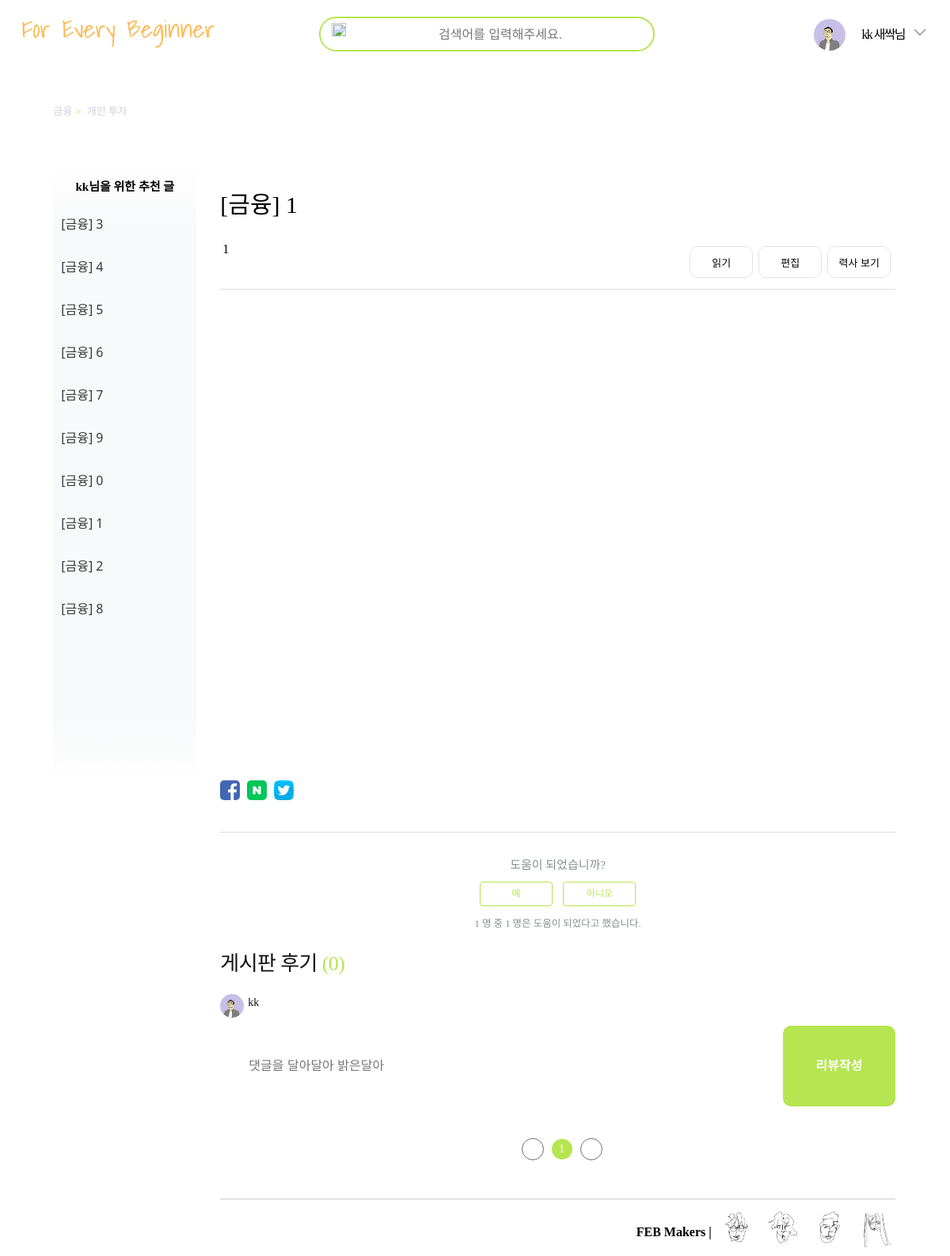
/mainPage/1/post/1/ (signed in), run on the app's committed database.
### accounts/models.py (models this page shows, shortened)
class Profile(models.Model):
    user = models.OneToOneField(User, on_delete=models.CASCADE)
    password = models.CharField(max_length=64, verbose_name="비밀번호")
    email = models.EmailField(verbose_name="email", max_length=60)
    interest = models.CharField(verbose_name='interest', max_length=200)
    date_joined = models.DateTimeField(verbose_name="date joined", auto_now_add=True)
    last_login = models.DateTimeField(verbose_name="last joined", auto_now=True)
    is_admin = models.BooleanField(default=False)
    is_active = models.BooleanField(default=True)
    profile_image = models.ImageField(max_length=255, upload_to="img/", null=True, blank=True, default="img/Bin.png")

### blogPosts/models.py (models this page shows, shortened)
class Post(models.Model):
    section = models.CharField(max_length=256, null=True)
    sub_section = models.CharField(max_length=256, null=True)
    title = models.CharField(max_length=256)
    brief_description = models.CharField(max_length=256, null=True)
    image = models.ImageField(upload_to='feed_image', blank = True, null=True)
    content = models.TextField()
    created_at = models.DateTimeField(default=timezone.now)
    updated_at = models.DateTimeField(blank=True, null=True)
    like_dislike = models.ManyToManyField(User, blank=True, related_name='like_posts', through='LikeOrDislike')
    edit_users = models.ManyToManyField(User, blank=True, related_name = 'post_editors', through = 'Editors')
    def get_total_like(self):
        return LikeOrDislike.objects.filter(post_id = self.id, like=True).count()

### blogPosts/views.py (the view)
# urls.py: path('<int:id>/post/<int:rid>/', views.show, name= 'show'),
def show(request, id, rid) : ### 여기서 (request, id) 이 정보는 어디서 받아오고 있는가?
    post = Post.objects.get(id = rid)
    sections = bring_section_data_form_json(id)
    comments = post.comment_set.all().order_by('-created_at')
    posts = Post.objects.all()
    titles = []
    categoryId = []
    rId = []
    for each in posts:
        categoryId.append(sections_dict[each.section])
        rId.append(each.id)
        titles.append(each.title)
    interest_id = random.randrange(1,9)
    temp = list(sections_dict.keys())
    interest = temp[interest_id-1]
    if (request.user.is_authenticated):
        interest = request.user.profile.interest
        interest_id = sections_dict[interest]
    interest_posts = Post.objects.filter(section=interest)
    interest_posts_inorder = sorted(interest_posts, key=lambda x: x.get_total_like())
    interest_posts_inorder_top_ten = interest_posts_inorder[0:10]
    return render(request, 'blogPosts/textPage.html', {'post':post, 'id': id, 'sections':sections, 'comments':comments, 'titles':titles, 'categoryId' : categoryId, 'rId' : rId, 'interest_posts_inorder_top_ten' : interest_posts_inorder_top_ten, 'interest_id': interest_id})

### blogPosts/views.py (called while the page is built)
def bring_section_data_form_json(id) :
    id = id - 1
    file_path = os.path.join(settings.STATIC_ROOT, 'blogPosts/json/page_section_info.json')
    mainPageInfo_json_data = open(file_path, encoding='UTF-8')
    mainPageInfo_data = json.load(mainPageInfo_json_data)
    data_id = mainPageInfo_data[id]['id']
    section = mainPageInfo_data[id]['section']
    sub_section = mainPageInfo_data[id]['subSection']
    photo_dir = mainPageInfo_data[id]['photo_dir']
    sections = Page_Sections()
    sections.setdata(data_id, section, sub_section, photo_dir)
    return sections

    def setdata(self, data_id, section, sub_section, photo_dir) :
        self.data_id = data_id
        self.section = section
        self.sub_section = sub_section
        self.photo_dir = photo_dir

### blogPosts/templates/blogPosts/textPage.html (shortened to what this page needs)
{% extends 'base.html' %}
{% load static %}
{% block content %}
  <body class="text-body">
    <div class="container">
      <div class = "homeMiddle">
        <div class = "search">
          <div class = "search_inside">
            <div class = "magnifying-icon">
              <img src="{%static 'blogPosts/img/magnifying_glass2.png'%}" />
            </div>
            <div class="search_input">
              <form autocomplete="off">
                <div class="autocomplete" style="width:300px;">
                  <input href="javascript:;" onclick="load_titles({{titles}}, {{categoryId}}, {{rId}});" id="myInput" type="text" name="myCountry" placeholder="검색어를 입력해주세요.">
                </div>
              </form>
            </div>
          </div>
        </div>
      </div>
      <nav class="sub-nav">
        <ol class="breadcrumbs">
          <li title="금융">
            <a href = 'http://127.0.0.1:8000/' >  {{post.section}}</a>
          </li>
          <li title="주식">
            <a href = 'http://127.0.0.1:8000/mainPage/{{sections.data_id}}'>{{post.sub_section}}</a>
          </li>
        </ol>
      </nav>
      <div class="article-container">
      {% if user.is_authenticated %}
        <section class="sidebar">
          {% if user.is_authenticated %}
            <h3>{{user.profile.email}}님을 위한 추천 글</h3>
          {% else %}
            <h3>새로운 새싹님을 위한 추천 글</h3>
          {% endif %}
          <ul>
            {%for interest_post in interest_posts_inorder_top_ten %}
            <li>
              <a href = "http://127.0.0.1:8000/mainPage/{{interest_id}}/post/{{interest_post.id}}/" class="list-item">[{{interest_post.section}}] {{interest_post.title}}</a>
            </li>
            {% endfor %}
          </ul>
        </section>
      {% endif %}
          <article class="article">
            <header class="article-header">
              <h1 class="article-title">[{{post.section}}] {{post.title}}</h1>
            </header>
          <table class="main_selector" align="center" width="100%">
            <td id="article-sub-title">
              <span>{{post.brief_description}}</span>
            </td>
            <td align="center">
              <button type="button" class="back" onClick="change_src('http://127.0.0.1:8000/mainPage/history/{{post.id}}/')">
                <div class="button_base
                b02_slide_in">
                  <div>력사 보기</div>
                  <div></div>
                </div>
              </button>
            </td>
            {% if user.is_authenticated %}
            <td align="center">
              <button type="button" class="back" onClick="change_src('http://127.0.0.1:8000/mainPage/update/{{post.id}}/')">
                <div class="button_base
                b02_slide_in">
                  <div>편집</div>
                  <div></div>
                </div>
              </button>
            </td>
            {% endif %}
            <td align="center">
              <button type="button" class="back" onClick="change_src('http://127.0.0.1:8000/mainPage/content/{{post.id}}')">
                <div class="button_base
                b02_slide_in">
                  <div>읽기</div>
                  <div></div>
                </div>
              </button>
            </td>
          </table>
          <iframe id='my_frame' src='http://127.0.0.1:8000/mainPage/content/{{post.id}}' style="width:100%; height:600px; border:none;"></iframe>
          <footer>
            <div class="article-footer">
              <div class="article-share">
                <ul class="share">
                  <li>
                    <a href="" onclick="window.open(url_combine_fb, '', 'scrollbars=no, width=600, height=600'); return false;">
                      <img src="{% static 'blogPosts/img/facebook.svg'%}" title="페이스북으로 공유하기" class="sharebtn_custom">
                    </a>
                  </li>
                  <li>
                    <a href="" onclick="window.open(url_combine_naver, '', 'scrollbars=no, width=600, height=600'); return false;">
                      <img src="{% static 'blogPosts/img/naver.png'%}" title="네이버로 공유하기" class="sharebtn_custom">
                    </a>
                  </li>
                  <li>
                    <a href="" onclick="window.open(url_combine_tw, '', 'scrollbars=no, width=600, height=600'); return false;">
                      <img src="{% static 'blogPosts/img/twitter.svg'%}" title="트위터로 공유하기" class="sharebtn_custom">
                    </a>
                  </li>
                </ul>
              </div>
            </div>
            <div class="article-votes">
              <span class="article-votes-question">도움이 되었습니까?</span>
              <div class="article-votes-controls">
                <a class="realButton" onclick="onClickLikeButton({{post.id}}, {{id}})" id="{{post.id}}-like-button">예</a>
                <a class="realButton" onclick="onClickDislikeButton({{post.id}}, {{id}})" id="{{post.id}}-dislike-button">아니오</a>
              <br>
              <small class="article-votes-count" id = "{{post.id}}-votes-count">
                <span class="article-vote-label">{{post.like_dislike.count}} 명 중 {{post.get_total_like}} 명은 도움이 되었다고 했습니다.</span>
              </small>
            <div class="article-review">
              <h2 id = "commentset-num">
                게시판 후기&nbsp;<em>({{post.comment_set.count}})</em>
              </h2>
              <div class="rv-1st">
                <div class="user-info">
                  <span class="img">
                    <div class="profile">
                      <img src = {{user.profile.profile_image.url}}>
                    </div>
                  </span>
                  <div class="txt">
                    <span class="username">{{user.profile.email}}</span>
                  </div>
                </div>
                <div class="content">
                  <div class="content-input">
                    <input name = "content" id="review-input-type" type="text" placeholder="댓글을 달아달아 밝은달아"/>
                  </div>
                  <button onclick = "onAddComment({{post.id}}, {{id}})" id="review-input-btn">리뷰작성</button>
                </div>
              </div>
              <div class="page-num">
                <a class="page l"></a>
                <a class="active">1</a>
                <a class="page r"></a>
              </div>
          </footer>
          <br>
          <section>
            <div class="main-footer">
              <h4>FEB Makers |&nbsp&nbsp</h4>
              <div class="footer-insta">
                <a href="https://www.instagram.com/seoseongq" >
                  <img id="insta-icon" src="{%static 'blogPosts/img/profile/ssk.jpg'%}"
                  /></a>&nbsp
                <a href="https://www.instagram.com/inkyu_o" >
                  <img id="insta-icon" src="{%static 'blogPosts/img/profile/oik.jpg'%}"
                  /></a>&nbsp
                <a href="https://www.instagram.com/_binthect_" >
                  <img id="insta-icon" src="{%static 'blogPosts/img/profile/yjb.jpg'%}"
                  /></a>&nbsp
                <a href="https://www.instagram.com/gdori__s2" >
                  <img id="insta-icon" src="{%static 'blogPosts/img/profile/lkw.jpg'%}"
                  /></a>
              </div>
            </div>
          </section>
        </article>
      </div>
    </div>
  </body>
{% endblock content%}

### blogPosts/templates/base.html (shortened to what this page needs)
<!DOCTYPE html>
<html>
  <head>
    {% load static %}
    <link rel="stylesheet" href="{% static 'blogPosts/css/base.css' %}">
    <link rel="stylesheet" href="{% static 'blogPosts/css/home.css' %}">
    <link rel="stylesheet" href="{% static 'blogPosts/css/main.css' %}">
    <link rel="stylesheet" href="{% static 'blogPosts/css/textPage.css' %}">
  </head>
  <body>
    <nav class="header">
      <div class="header-logo">
        <a href="/">
          <img src="{%static 'blogPosts/img/logo.png'%}" />
        </a>
      </div>
      <div class="header-menus">
          {% if user.is_authenticated %}
          <a>
            <div class="user-menu">
              <img class="user-photo" src = "{{user.profile.profile_image.url}}">
              <span>{{user.profile.email}} 새싹님</span>
              <button onclick = "onMypageElement()"><img class="click-icon" id = "click_icon" src="{%static 'blogPosts/img/down_arrow.svg'%}" dataup="{% static 'blogPosts/img/up_arrow.svg'%}" datadown="{% static 'blogPosts/img/down_arrow.svg' %}"/></button>
            </div>
          </a>
          {% endif %}
      </div>
    </nav>
  {% block content %}
  {% endblock %}
  </body>
</html>

### blogPosts/static/blogPosts/css/base.css (style rules this page uses)
.header { display: flex; justify-content: space-between; vertical-align: middle; margin: 0 auto; height: 40px; border: none !important; background-color: #fff; padding: 1rem 1rem; align-items: center !important; font-family: "Noto Sans KR"; }
.header-logo img { resize: both; width: 250px; height: 40px; text-align: center; }
.header-menus { text-align: center; display: inline; vertical-align: middle; }
.usermenu-control a { text-decoration: none; }
.user-menu .user-photo { box-sizing: border-box; width: 40px; height: 40px; border-radius: 50%; position: relative; overflow: hidden; margin-right: 20px; }
.header-menus .user-menu { display: flex; flex-direction: row; align-items: center!important; }
.header-menus .user-menu span { font-family: inherit; vertical-align: middle; letter-spacing: -.1rem; line-height: 1.5; box-sizing: border-box; font-family: inherit; font-weight: 500; }
.header-menus .user-menu button { font-family: inherit; vertical-align: middle; letter-spacing: -.1rem; line-height: 1.5; box-sizing: border-box; font-family: inherit; font-weight: 500; border: none; background-color: transparent; }
.header-menus .user-menu .click-icon { margin-left: 5px; padding-bottom: 2px; }

### blogPosts/static/blogPosts/css/home.css (style rules this page uses)
html, body { height: 100%; box-sizing: border-box; }
header { text-align: right; font-weight: 500; color: black; display: block; }
.homeMiddle { display: flex; justify-content: center; }
.homeMiddle { padding: 10px 10px; }
.homeMiddle .search { display: flex; flex-direction: row; border-radius: 24px; border: 2px solid #dfe1e5; width: 30vw; height: 4vh; margin: 15px; }
.homeMiddle .search_inside { display: flex; height: 100%; }
.homeMiddle .magnifying-icon img { display: flex; resize: both; width: 1.5vw; height: 70%; margin-left: 14px; margin-top: 4px; margin-right: 5px; }
.homeMiddle .search_input input { border: none; height: 90%; width: 25vw; text-align: center; outline: none; }
.autocomplete { position: relative; display: inline-block; }
input { border: 1px solid transparent; background:none; padding: 10px; font-size: 16px; height:4vh; outline:none; }
input[type=text] { background-color: transparent; width: 100%; padding: 0; }
#insta-icon { width: 50px; }

### blogPosts/static/blogPosts/css/main.css (style rules this page uses)
.homeMiddle { display: flex; justify-content: center; padding: 10px 10px 20px 10px; margin-bottom: 0px; z-index: 2; }
.homeMiddle .search { display: flex; flex-direction: row; border-radius: 24px; border: 2px solid #b5e550; width: 35vw; height: 5vh; z-index: 3; margin: 15px; background-color: white; }
.homeMiddle .search_inside { display: flex; height: 100%; z-index: 2; background-color: white; border-radius: 50px; }
.homeMiddle .magnifying-icon img { display: flex; resize: both; width: 1.5vw; height: 65%; margin-left: 14px; margin-top: 6px; margin-right: 5px; z-index: 2; }
.homeMiddle .search_input input { border: none; height: 91%; width: 30vw; text-align: center; outline: none; }
.main-footer { padding-top: 10px; margin-bottom: 10px; display: flex; border-top: 2px solid #dfe1e5; justify-content: flex-end; }
#insta-icon { width: 50px; }

### data on the page
Post: section "금융", sub_section "개인 투자", title "1", brief_description "1", like_dislike.count "1", get_total_like "1", comment_set.count "0"
Post: section "금융", title "3"
Post: section "금융", title "4"
Post: section "금융", title "5"
Post: section "금융", title "6"
Post: section "금융", title "7"
Post: section "금융", title "9"
Post: section "금융", title "0"
Post: section "금융", title "2"
Post: section "금융", title "8"

### other printed values
{{ user.profile.email }} "kk"
